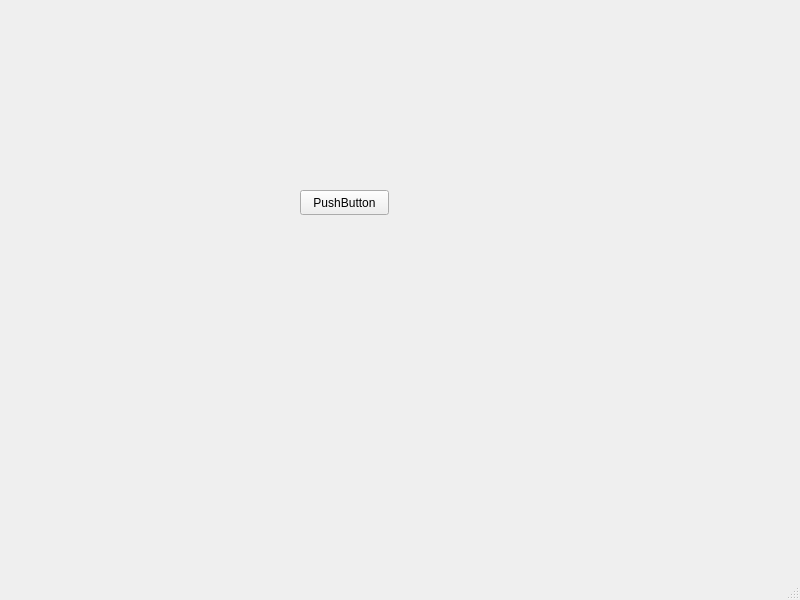
<?xml version="1.0" encoding="UTF-8"?>
<ui version="4.0">
 <class>MainWindow</class>
 <widget class="QMainWindow" name="MainWindow">
  <property name="geometry">
   <rect>
    <x>0</x>
    <y>0</y>
    <width>800</width>
    <height>600</height>
   </rect>
  </property>
  <property name="windowTitle">
   <string>MainWindow</string>
  </property>
  <widget class="QWidget" name="centralwidget">
   <widget class="QPushButton" name="btnAction">
    <property name="geometry">
     <rect>
      <x>300</x>
      <y>190</y>
      <width>89</width>
      <height>25</height>
     </rect>
    </property>
    <property name="text">
     <string>PushButton</string>
    </property>
   </widget>
  </widget>
  <widget class="QMenuBar" name="menubar">
   <property name="geometry">
    <rect>
     <x>0</x>
     <y>0</y>
     <width>800</width>
     <height>22</height>
    </rect>
   </property>
  </widget>
  <widget class="QStatusBar" name="statusbar"/>
 </widget>
 <resources/>
 <connections/>
</ui>
